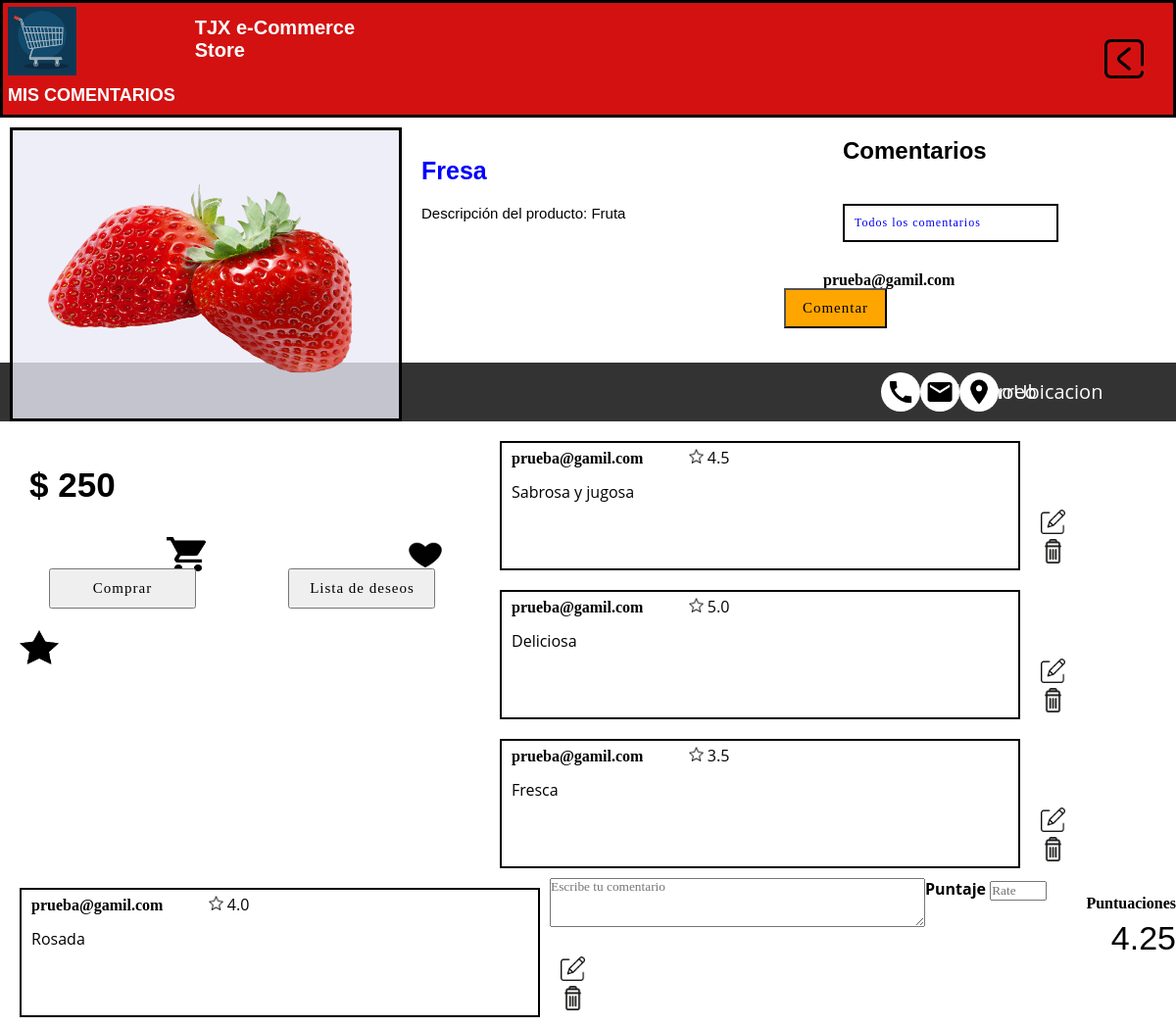
The app's page /miscomentarios/Fresa (signed in) with its own data.
### tables this page shows
CREATE TABLE Productos (Codigo INTEGER NOT NULL PRIMARY KEY AUTOINCREMENT, Nombre TEXT NOT NULL, Descripcion TEXT NOT NULL, Precio INTEGER NOT NULL, Cantidad INTEGER NOT NULL, URL_prod TEXT DEFAULT NULL);

CREATE TABLE Comentarios (Id INTEGER PRIMARY KEY AUTOINCREMENT NOT NULL, Cod_producto INTEGER REFERENCES Productos (Codigo) NOT NULL, Usuario TEXT REFERENCES Usuarios (Correo) NOT NULL, Comentario TEXT NOT NULL, Calificacion DOUBLE (5, 0) NOT NULL);

### main.py (the view, shortened to what this page needs)
@app.route('/miscomentarios/<NombrePd>', methods=['GET','POST'])
def miscomentarios(NombrePd):
    if 'user' in session:
        nombre_prod=NombrePd+""
        if request.method=='GET':
            try:
                with sqlite3.connect("TJX_productos.db") as con:
                    con.row_factory=sqlite3.Row
                    cur = con.cursor()
                    consulta=cur.execute("SELECT Codigo, Descripcion, Precio, URL_prod FROM Productos WHERE Nombre=?",[nombre_prod]).fetchone()
                    if consulta is None:
                        flash("El producto no existe")
                        return redirect('/')
                    cod_prod=consulta[0]
                    descripcion=consulta[1]
                    precio=consulta[2]
                    if consulta[3] == None:
                        url="/static/img/paquete.png"
                    else:
                        url="/static/img/img_products/"+consulta[3]
                    row = cur.execute("SELECT Usuario, Comentario, Calificacion FROM Comentarios WHERE Usuario=? AND Cod_producto=?",[session['user'],cod_prod]).fetchall()
                    promedio =cur.execute("SELECT AVG (Calificacion) FROM Comentarios WHERE Cod_producto=?",[cod_prod]).fetchone()
                    if row != None:
                        return render_template("MisComentarios.html",Nombre=nombre_prod,path_img=url,Descripcion=descripcion,Precio=precio,Rate=promedio[0],Usuario=session['user'],row=row)
                    else:
                        return render_template("MisComentarios.html",Nombre=nombre_prod,path_img=url,Descripcion=descripcion,Precio=precio,Rate=0,Usuario=session['user'])
            except Error:
                flash("El producto no existe"+Error)
                return redirect('/')
    else:
        flash("Para ver sus comentarios y gestionarlos. Por favor inicie sesión")
        return redirect('/login')

### templates/MisComentarios.html (shortened to what this page needs)
{% extends "base/base.html" %}
{% block stylesheet %}
<link rel="stylesheet" href="{{url_for('static',filename='css/producto.css')}}" />
<link rel="stylesheet" href="{{url_for('static',filename='css/miscomentarios.css')}}" />
{% endblock %}
{% block namesheet %} MIS COMENTARIOS {% endblock %}
{% block content %}
<main>
  <form id="form_producto" action="/miscomentarios/{{Nombre}}" method="POST">
    <div class="producto" id="producto">
      <img src="{{path_img}}" alt="Foto" class="Foto_prod"/>
    </div>
    <div class="cont_prod">
      <h3 class="nombre_producto" name="nombre_prod" id="name_pd">{{Nombre}}</h3>
      <p class="txt_descripcion" name="descripcion">Descripción del producto: {{Descripcion}}</p>
    </div>
    <div class="lateral">
      <h3 class="precio_prod" name="precio">$ {{Precio}}</h3>
      <br><br><br>
      <img src="{{url_for('static',filename='img/Cart.png')}}" alt="Carrito" class="logo_btns"/>
      <img src="{{url_for('static',filename='img/Heart.png')}}" alt="Corazon" class="logo_btns" id="Corazon"/>
      <input type="submit" value="Comprar" class="btn_c" id="btn_comprar">
      <input type="submit" value="Lista de deseos" class="btn_c" id="btn_deseos">
      <br><br>
      <h4 class="rate">Puntuaciones</h4>
      <p class="rate linea" id="num">{{Rate}}</p>
      <img src="{{url_for('static',filename='img/Star.png')}}" alt="Estrella" class="logo_btns linea" id="estrella">
    </div>
    <div class="comentarios" id="comentar">
      <div class="select_coment">
        <h2 class="tt_coment"><b>Comentarios</b></h2>
        <a class="Filtro tt_coment" href="/producto/{{Nombre}}" name="btn_micoment">Todos los comentarios</a>
      </div>
      <section class="user_coment">
        {% for r in row  %}
          <div class="comentario">
            <h4 class="user_name linea">{{r["Usuario"]}}</h4>
            <img src="{{url_for('static',filename='img/star_comentario.png')}}" alt="Star" class="logo_star linea" id="star_comt">
            <p class="rate_comt linea" id="rate_c">{{r["Calificacion"]}}</p>
            <p class="cuerpo_com" id="cuerpocomnt">{{r["Comentario"]}}</p>
            <a href="/editar_comentario/{{Nombre}}/{{r['Calificacion']}}"><img src="{{url_for('static',filename='img/editar2.png')}}" alt="edita" class="logo_star linea" id="edit"> </a>
            <a href="/miscomentarios/eliminar/{{Nombre}}/{{r['Calificacion']}}"><img src="{{url_for('static',filename='img/eliminar.png')}}" alt="elimina" class="logo_star linea" id="delet"></a>
          </div>
      {% endfor %}
          <div class="micomentario">
            <h4 class="user_name">{{Usuario}}</h4>
            <textarea name="mi_comentario" placeholder="Escribe tu comentario" class="txt_micomentario" id="txa_micomentario" cols="50" rows="3"></textarea>
            <div class="lbl">
              <label><b>Puntaje</b></label>
              <input type="text" name="calificacion" style="width: 25%" placeholder="Rate" class="input_rate" id="txt_mipuntaje">
            </div>
            <input type="submit" value="Comentar" class="btn_c" id="btn_comentar">
          </div>
      </section>
    </div>
  </form>
</main>
{% endblock %}

### static/css/menu_style.css (style rules this page uses)
* { margin: 0; padding: 0; box-sizing: border-box; }
img { display: block; max-width: 100%; }
a { display: inline-block; text-decoration: none; }
body { font-family: "open sans", sans-serif; margin: 0%; }
h1, h2, h3 { font-family: Arial, Helvetica, sans-serif; }
@media (max-width: 1200px) { .rate { height: 30px; position: absolute; right: 0; top: 89%; } }

### static/css/producto.css (style rules this page uses)
.producto { margin: 10px; border: solid black; width: 400px; float: left; height: 300px; background-color: rgba(234, 234, 248, 0.794); }
.Foto_prod { margin: 0; width: 100%; height: 100%; float: left; }
.cont_prod { margin-top: 10px; margin: 10px; width: 400px; float: left; height: 300px; }
.nombre_producto { padding-top: 30px; color: blue; font-family: Verdana, Geneva, Tahoma, sans-serif; font-size: 25px; }
.txt_descripcion { padding-top: 20px; width: 380px; float: left; font-family: Verdana, Geneva, Tahoma, sans-serif; font-size: 15px; }
.lateral { font-family: Verdana, Geneva, Tahoma, sans-serif; margin: 10px; width: 480px; float: left; height: 300px; }
.precio_prod { font-size: 35px; text-align: left; margin-top: 25px; margin-left: 20px; }
.logo_btns { width: 40px; height: 35px; display: inline-block; margin-top: -35px; margin-left: 160px; text-align: center; }
#Corazon { margin-left: 200px; }
#estrella { margin-left: 10px; }
.btn_c { size: 50px; display: inline-block; margin-left: 40px; margin-bottom: 25px; margin-top: -7px; width: 150px; padding: 10px; font-weight: bold normal; font-family: Verdana; letter-spacing: 1px; font-size: 15px; cursor: pointer; transition: all 0.5s ease; }
#btn_deseos { margin-left: 90px; }
.rate { margin-left: 40px; margin-top: -20px; }
#num { margin-top: 5px; font-size: 34px; }
.linea { display: inline-block; }
.user_coment { margin: 10px; }
.tt_coment { display: inline-block; margin: 20px; }
.Filtro { size: 40px; margin-left: 20px; width: 220px; padding: 10px; font-weight: bold 25px; font-family: Verdana; letter-spacing: 1px; font-size: 12px; cursor: pointer; transition: all 0.5s ease; border: solid black 2px; }
h4 { font-family: Verdana; }
.comentario { border: solid black 2px; margin: 10px; width: 45%; float: left; }
.logo_star { width: 15px; height: 15px; margin-left: 35px; }
.user_name, .cuerpo_com { margin: 7px; margin-left: 10px; }
.input_rate { width: 20px; height: 20px; display: inline-block; font-family: Verdana; }
#btn_comentar { background-color: orange; width: 105px; margin-top: 5px; display: inline-block; }
.lbl { float: right; width: 230px; }
.txt_micomentario { font-family: Verdana; }

### static/css/miscomentarios.css (style rules this page uses)
#edit, #delet { width: 25px; height: 25px; margin-left: 550px; margin-top: 0px; line-height: 40px; cursor: pointer; }
#btn_comentar { background-color: orange; width: 105px; margin-top: -63px; margin-left: -40px; }
.lbl { float: left; width: 230px; }
.txt_micomentario { font-family: Verdana; float: left; }

### records on screen
Productos: Nombre "Fresa", Descripcion "Fruta"
Comentarios: Usuario "prueba@gamil.com", Calificacion "4.5", Comentario "Sabrosa y jugosa"
Comentarios: Usuario "prueba@gamil.com", Calificacion "5.0", Comentario "Deliciosa"
Comentarios: Usuario "prueba@gamil.com", Calificacion "3.5", Comentario "Fresca"
Comentarios: Usuario "prueba@gamil.com", Calificacion "4.0", Comentario "Rosada"

### other values on screen
{{ Precio }} "250"
{{ Rate }} "4.25"
{{ Usuario }} "prueba@gamil.com"
